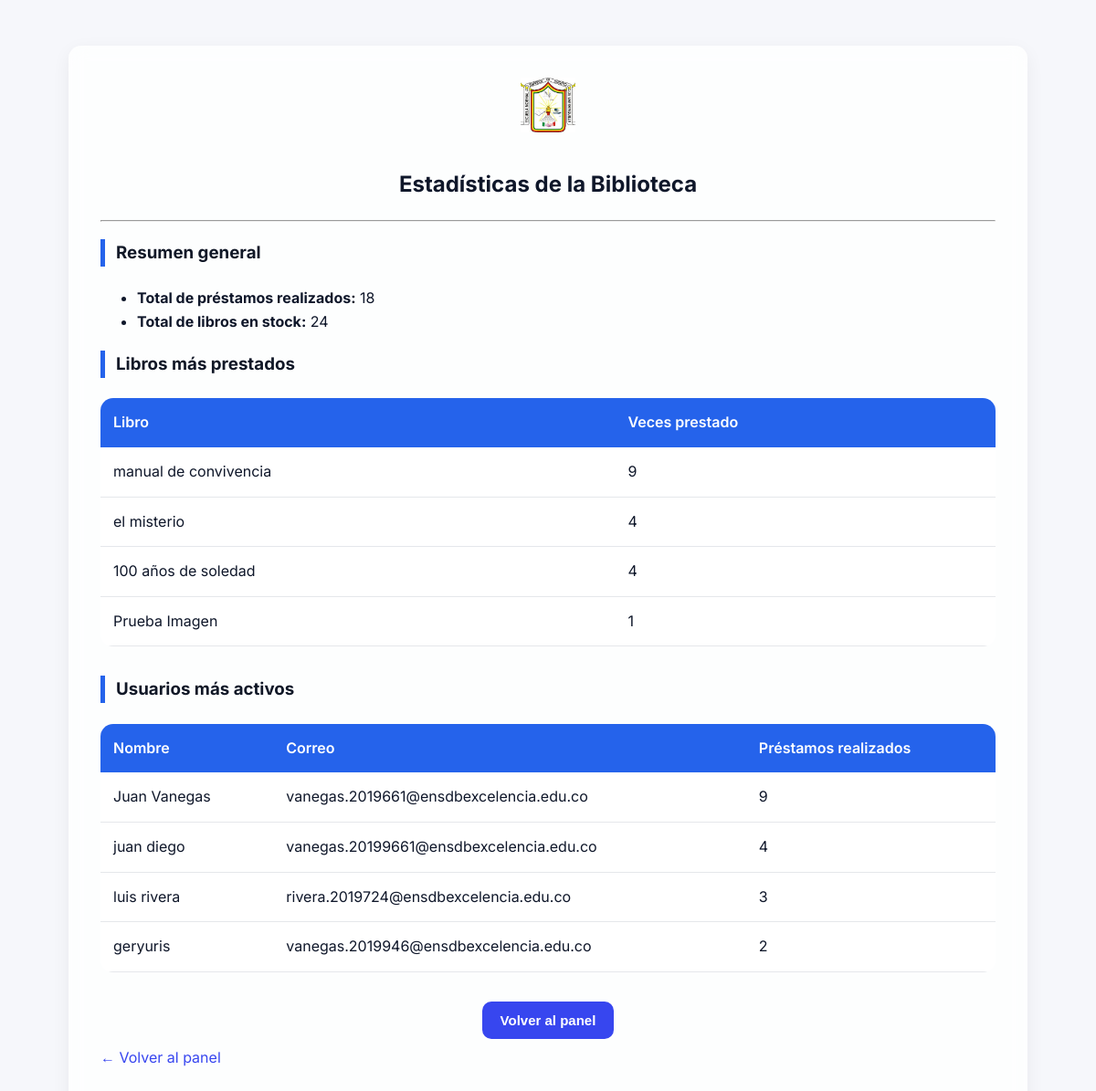
/admin_estadisticas (signed in), run on the app's committed database.
### tables this page shows
CREATE TABLE libro (
                id INTEGER PRIMARY KEY AUTOINCREMENT,
                titulo TEXT NOT NULL,
                autor TEXT NOT NULL,
                editorial TEXT NOT NULL,
                stock INTEGER NOT NULL,
                seccion TEXT NOT NULL
            , codigo_libro TEXT, portada_filename TEXT);

CREATE TABLE prestamo (
                id INTEGER PRIMARY KEY AUTOINCREMENT,
                nombre TEXT NOT NULL,
                grado TEXT NOT NULL,
                curso TEXT NOT NULL,
                libro_id INTEGER NOT NULL,
                dias INTEGER NOT NULL,
                correo TEXT NOT NULL,
                fecha_prestamo TEXT NOT NULL,
                devuelto INTEGER DEFAULT 0, reseñado INTEGER DEFAULT 0, fecha_devolucion TEXT,
                FOREIGN KEY(libro_id) REFERENCES libro(id)
            );

### biblioteca/app.py (the view)
@app.route('/admin_estadisticas')
def admin_estadisticas():
    if not session.get('admin'):
        return redirect(url_for('admin_login'))
    conn = get_db_connection()
    libros_populares = conn.execute("""
        SELECT l.titulo as libro, COUNT(p.libro_id) as total, l.codigo_libro
        FROM prestamo p JOIN libro l ON p.libro_id = l.id
        GROUP BY l.titulo
        ORDER BY total DESC
        LIMIT 5
    """).fetchall()
    usuarios_activos = conn.execute("""
        SELECT nombre, correo, COUNT(*) as total
        FROM prestamo
        GROUP BY correo
        ORDER BY total DESC
        LIMIT 5
    """).fetchall()
    total_prestamos = conn.execute('SELECT COUNT(*) FROM prestamo').fetchone()[0]
    total_libros = conn.execute('SELECT SUM(stock) FROM libro').fetchone()[0]
    conn.close()
    return render_template('admin_estadisticas.html',
                            libros_populares=libros_populares,
                            usuarios_activos=usuarios_activos,
                            total_prestamos=total_prestamos,
                            total_libros=total_libros or 0)

### biblioteca/app.py (called while the page is built)
def get_db_connection():
    conn = sqlite3.connect(DATABASE)
    conn.row_factory = sqlite3.Row
    return conn

### biblioteca/templates/admin_estadisticas.html (shortened to what this page needs)
<!DOCTYPE html>
<html lang="es">
<head>
    <link rel="stylesheet" href="{{ url_for('static', filename='css/styles.css') }}">
</head>
<body>
    <div class="admin-container">
        <div style="text-align:center;">
            <img src="{{ url_for('static', filename='escudo.jpg') }}" alt="Escudo" style="width:60px; margin-bottom:10px;">
            <h2>Estadísticas de la Biblioteca</h2>
            <hr>
        </div>
        <div class="table-section">
            <h3>Resumen general</h3>
            <ul>
                <li><strong>Total de préstamos realizados:</strong> {{ total_prestamos }}</li>
                <li><strong>Total de libros en stock:</strong> {{ total_libros }}</li>
            </ul>
        </div>
        <div class="table-section">
            <h3>Libros más prestados</h3>
            <table>
                <tr>
                    <th>Libro</th>
                    <th>Veces prestado</th>
                </tr>
                {% for libro in libros_populares %}
                <tr>
                    <td>{{ libro['libro'] }}</td>
                    <td>{{ libro['total'] }}</td>
                </tr>
                {% endfor %}
            </table>
        </div>
        <div class="table-section">
            <h3>Usuarios más activos</h3>
            <table>
                <tr>
                    <th>Nombre</th>
                    <th>Correo</th>
                    <th>Préstamos realizados</th>
                </tr>
                {% for usuario in usuarios_activos %}
                <tr>
                    <td>{{ usuario['nombre'] }}</td>
                    <td>{{ usuario['correo'] }}</td>
                    <td>{{ usuario['total'] }}</td>
                </tr>
                {% endfor %}
            </table>
        </div>
        <div style="text-align:center; margin-top:20px;">
            <a href="{{ url_for('admin_panel') }}"><button>Volver al panel</button></a>
        </div>
        {% block content %}
        <div style="margin-bottom:1rem;">
          <a href="{{ url_for('admin_panel') }}" class="btn-anim" style="display:inline-flex;align-items:center;gap:.5rem;">← Volver al panel</a>
        </div>
        {% endblock %}
    </div>
</body>
</html>

### biblioteca/static/css/styles.css (style rules this page uses)
:root { --bg-page: #f6f7fb; --card-bg: #ffffff; --muted-bg: rgba(255,255,255,0.85); --text: #0f172a; --muted-text: #475569; --primary: #3746ef; --danger: #ef4444; }
body { background-color: var(--bg-page) !important; color: var(--text) !important; -webkit-font-smoothing:antialiased; }
header, nav, .navbar, .page, .content, .panel, .card, .form-control, input, textarea, button, a { color: var(--text) !important; }
button, .btn, .btn-primary { display: inline-block; padding: 0.55rem 0.9rem; background: var(--primary); color: #fff !important; border: none; border-radius: 6px; cursor: pointer; transition: transform .12s ease, box-shadow .12s ease, opacity .12s ease; margin-bottom: 0.5rem; }
a, .nav-link { color: var(--primary) !important; text-decoration: none; }
:root { --primary-color: #2563eb; --secondary-color: #f3f4f6; --accent-color: #10b981; --warning-color: #f59e0b; --error-color: #ef4444; --text-color: #1f2937; --heading-color: #111827; --card-bg: #ffffffcc; --shadow: 0 6px 20px rgba(0, 0, 0, 0.06); --border-radius: 14px; --transition: all 0.25s ease; }
body { background: linear-gradient(180deg, #e0e7ff 0%, #f9fafb 100%); font-family: 'Inter', sans-serif; margin: 0; padding: 20px; color: var(--text-color); line-height: 1.6; background-image: url('https://images.unsplash.com/photo-1507842217343-583bb7270b66?q=80&w=2070&auto=format&fit=crop'); background-size: cover; background-attachment: fixed; background-blend-mode: overlay; }
.container, .admin-container { max-width: 980px; margin: 30px auto; background: var(--card-bg); backdrop-filter: blur(10px); border-radius: var(--border-radius); box-shadow: var(--shadow); padding: 2.2em; transition: var(--transition); }
button, .btn { border: none; border-radius: 10px; padding: 12px 20px; font-size: 15px; font-weight: 600; cursor: pointer; transition: var(--transition); color: #fff; display: inline-block; }
table { width: 100%; border-collapse: collapse; border-radius: var(--border-radius); overflow: hidden; margin-bottom: 2em; }
th { background: var(--primary-color); color: #fff; padding: 14px; text-align: left; font-weight: 600; }
td { padding: 14px; background: #fff; border-bottom: 1px solid #e5e7eb; }
.table-section h3 { color: var(--heading-color); border-left: 5px solid var(--primary-color); padding-left: 12px; margin-bottom: 1.2em; font-weight: 700; }
.btn-anim { transition: transform .12s, box-shadow .12s; }

### data on the page
libro: libro "manual de convivencia", total "9"
libro: libro "el misterio", total "4"
libro: libro "100 años de soledad", total "4"
libro: libro "Prueba Imagen", total "1"
prestamo: nombre "Juan Vanegas", correo "vanegas.2019661@ensdbexcelencia.edu.co", total "9"
prestamo: nombre "luis rivera", correo "rivera.2019724@ensdbexcelencia.edu.co", total "3"

### other printed values
{{ total_prestamos }} "18"
{{ total_libros }} "24"
{{ usuario['nombre'] }} "juan diego" "geryuris"
{{ usuario['correo'] }} "vanegas.20199661@ensdbexcelencia.edu.co" "vanegas.2019946@ensdbexcelencia.edu.co"
{{ usuario['total'] }} "4" "2"
